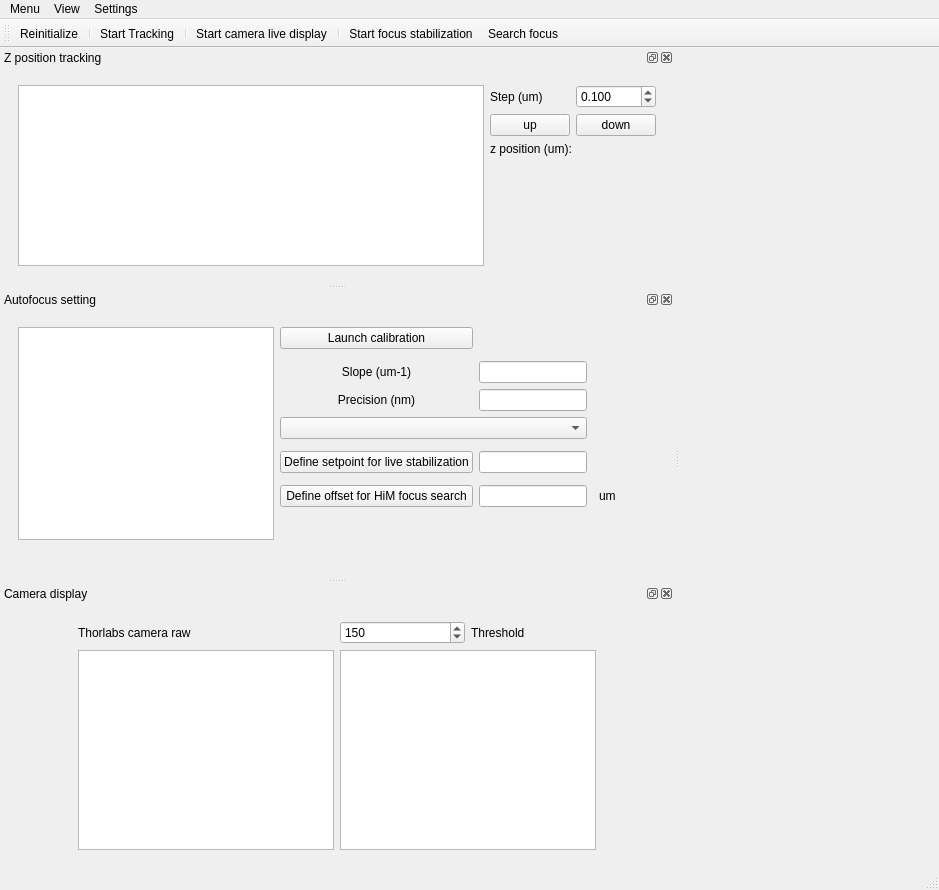
<?xml version="1.0" encoding="UTF-8"?>
<ui version="4.0">
 <class>MainWindow</class>
 <widget class="QMainWindow" name="MainWindow">
  <property name="geometry">
   <rect>
    <x>0</x>
    <y>0</y>
    <width>939</width>
    <height>890</height>
   </rect>
  </property>
  <property name="windowTitle">
   <string>MainWindow</string>
  </property>
  <widget class="QWidget" name="centralwidget">
   <layout class="QGridLayout" name="gridLayout"/>
  </widget>
  <widget class="QMenuBar" name="menubar">
   <property name="geometry">
    <rect>
     <x>0</x>
     <y>0</y>
     <width>939</width>
     <height>20</height>
    </rect>
   </property>
   <widget class="QMenu" name="menuMenu">
    <property name="title">
     <string>Menu</string>
    </property>
    <addaction name="close_MenuAction"/>
   </widget>
   <widget class="QMenu" name="menuView">
    <property name="title">
     <string>View</string>
    </property>
    <addaction name="focus_dockwidget_view_Action"/>
    <addaction name="Autofocus-dockwidget_view_Action"/>
    <addaction name="Camera_live_dockwidget_view_Action"/>
   </widget>
   <widget class="QMenu" name="menuSettings">
    <property name="title">
     <string>Settings</string>
    </property>
    <addaction name="pid_settings_Action"/>
    <addaction name="offset_settings_Action"/>
   </widget>
   <addaction name="menuMenu"/>
   <addaction name="menuView"/>
   <addaction name="menuSettings"/>
  </widget>
  <widget class="QStatusBar" name="statusbar"/>
  <widget class="QDockWidget" name="timetrace_DockWidget">
   <property name="autoFillBackground">
    <bool>false</bool>
   </property>
   <property name="windowTitle">
    <string>Z position tracking</string>
   </property>
   <attribute name="dockWidgetArea">
    <number>1</number>
   </attribute>
   <widget class="QWidget" name="dockWidgetContents_2">
    <layout class="QGridLayout" name="gridLayout_2">
     <item row="0" column="0">
      <widget class="QWidget" name="widget" native="true">
       <property name="autoFillBackground">
        <bool>true</bool>
       </property>
       <layout class="QGridLayout" name="gridLayout_6">
        <item row="0" column="2">
         <widget class="QDoubleSpinBox" name="step_doubleSpinBox">
          <property name="decimals">
           <number>3</number>
          </property>
          <property name="maximum">
           <double>10.000000000000000</double>
          </property>
          <property name="singleStep">
           <double>0.100000000000000</double>
          </property>
          <property name="value">
           <double>0.100000000000000</double>
          </property>
         </widget>
        </item>
        <item row="1" column="1">
         <widget class="QPushButton" name="move_up_PushButton">
          <property name="sizePolicy">
           <sizepolicy hsizetype="Preferred" vsizetype="Fixed">
            <horstretch>0</horstretch>
            <verstretch>0</verstretch>
           </sizepolicy>
          </property>
          <property name="text">
           <string>up</string>
          </property>
          <property name="autoRepeat">
           <bool>true</bool>
          </property>
         </widget>
        </item>
        <item row="2" column="1" colspan="2">
         <widget class="QLabel" name="position_Label">
          <property name="text">
           <string>z position (um):</string>
          </property>
         </widget>
        </item>
        <item row="1" column="2">
         <widget class="QPushButton" name="move_down_PushButton">
          <property name="sizePolicy">
           <sizepolicy hsizetype="Preferred" vsizetype="Fixed">
            <horstretch>0</horstretch>
            <verstretch>0</verstretch>
           </sizepolicy>
          </property>
          <property name="text">
           <string>down</string>
          </property>
          <property name="autoRepeat">
           <bool>true</bool>
          </property>
         </widget>
        </item>
        <item row="0" column="1">
         <widget class="QLabel" name="label_2">
          <property name="text">
           <string>Step (um)</string>
          </property>
         </widget>
        </item>
        <item row="3" column="1">
         <spacer name="verticalSpacer">
          <property name="orientation">
           <enum>Qt::Vertical</enum>
          </property>
          <property name="sizeHint" stdset="0">
           <size>
            <width>20</width>
            <height>40</height>
           </size>
          </property>
         </spacer>
        </item>
        <item row="0" column="0" rowspan="4">
         <widget class="PlotWidget" name="timetrace_PlotWidget"/>
        </item>
       </layout>
      </widget>
     </item>
    </layout>
   </widget>
  </widget>
  <widget class="QDockWidget" name="Autofocus_dockWidget">
   <property name="windowTitle">
    <string>Autofocus setting</string>
   </property>
   <attribute name="dockWidgetArea">
    <number>1</number>
   </attribute>
   <widget class="QWidget" name="dockWidgetContents_3">
    <layout class="QGridLayout" name="gridLayout_4">
     <item row="1" column="0">
      <widget class="QWidget" name="widget_2" native="true">
       <property name="autoFillBackground">
        <bool>true</bool>
       </property>
       <layout class="QGridLayout" name="gridLayout_7">
        <item row="8" column="3">
         <widget class="QPushButton" name="find_offset_PushButton">
          <property name="text">
           <string>Define offset for HiM focus search</string>
          </property>
         </widget>
        </item>
        <item row="0" column="3">
         <widget class="QPushButton" name="calibration_PushButton">
          <property name="text">
           <string>Launch calibration</string>
          </property>
          <property name="checkable">
           <bool>true</bool>
          </property>
         </widget>
        </item>
        <item row="6" column="3">
         <widget class="QPushButton" name="setpoint_PushButton">
          <property name="text">
           <string>Define setpoint for live stabilization</string>
          </property>
         </widget>
        </item>
        <item row="8" column="7">
         <spacer name="horizontalSpacer_6">
          <property name="orientation">
           <enum>Qt::Horizontal</enum>
          </property>
          <property name="sizeHint" stdset="0">
           <size>
            <width>40</width>
            <height>20</height>
           </size>
          </property>
         </spacer>
        </item>
        <item row="8" column="6">
         <widget class="QLabel" name="offset_unit_label">
          <property name="text">
           <string>um</string>
          </property>
         </widget>
        </item>
        <item row="6" column="4">
         <widget class="QLineEdit" name="setpoint_lineEdit"/>
        </item>
        <item row="2" column="4">
         <widget class="QLineEdit" name="slope_lineEdit"/>
        </item>
        <item row="3" column="4">
         <widget class="QLineEdit" name="precision_lineEdit"/>
        </item>
        <item row="10" column="0">
         <spacer name="horizontalSpacer_5">
          <property name="orientation">
           <enum>Qt::Horizontal</enum>
          </property>
          <property name="sizeHint" stdset="0">
           <size>
            <width>40</width>
            <height>20</height>
           </size>
          </property>
         </spacer>
        </item>
        <item row="3" column="3">
         <widget class="QLabel" name="label_3">
          <property name="text">
           <string>Precision (nm)</string>
          </property>
          <property name="alignment">
           <set>Qt::AlignCenter</set>
          </property>
         </widget>
        </item>
        <item row="0" column="0" rowspan="10" colspan="3">
         <widget class="PlotWidget" name="calibration_PlotWidget">
          <property name="dragMode">
           <enum>QGraphicsView::ScrollHandDrag</enum>
          </property>
         </widget>
        </item>
        <item row="2" column="3">
         <widget class="QLabel" name="slope_Label">
          <property name="text">
           <string>Slope (um-1)</string>
          </property>
          <property name="alignment">
           <set>Qt::AlignCenter</set>
          </property>
         </widget>
        </item>
        <item row="4" column="3" colspan="2">
         <widget class="QComboBox" name="select_experiment_ComboBox"/>
        </item>
        <item row="10" column="2">
         <spacer name="horizontalSpacer_7">
          <property name="orientation">
           <enum>Qt::Horizontal</enum>
          </property>
          <property name="sizeHint" stdset="0">
           <size>
            <width>40</width>
            <height>20</height>
           </size>
          </property>
         </spacer>
        </item>
        <item row="9" column="3" colspan="4">
         <spacer name="verticalSpacer_2">
          <property name="orientation">
           <enum>Qt::Vertical</enum>
          </property>
          <property name="sizeHint" stdset="0">
           <size>
            <width>20</width>
            <height>40</height>
           </size>
          </property>
         </spacer>
        </item>
        <item row="8" column="4">
         <widget class="QLineEdit" name="offset_lineEdit"/>
        </item>
        <item row="10" column="1">
         <spacer name="horizontalSpacer_2">
          <property name="orientation">
           <enum>Qt::Horizontal</enum>
          </property>
          <property name="sizeHint" stdset="0">
           <size>
            <width>40</width>
            <height>20</height>
           </size>
          </property>
         </spacer>
        </item>
       </layout>
      </widget>
     </item>
    </layout>
   </widget>
  </widget>
  <widget class="QDockWidget" name="im_display_dockWidget">
   <property name="windowTitle">
    <string>Camera display</string>
   </property>
   <attribute name="dockWidgetArea">
    <number>1</number>
   </attribute>
   <widget class="QWidget" name="dockWidgetContents_4">
    <layout class="QGridLayout" name="gridLayout_5">
     <item row="1" column="0">
      <widget class="QWidget" name="widget_3" native="true">
       <property name="autoFillBackground">
        <bool>true</bool>
       </property>
       <layout class="QGridLayout" name="gridLayout_3">
        <item row="2" column="0">
         <spacer name="horizontalSpacer_3">
          <property name="orientation">
           <enum>Qt::Horizontal</enum>
          </property>
          <property name="sizeHint" stdset="0">
           <size>
            <width>40</width>
            <height>20</height>
           </size>
          </property>
         </spacer>
        </item>
        <item row="2" column="2">
         <widget class="PlotWidget" name="threshold_image_PlotWidget">
          <property name="sizePolicy">
           <sizepolicy hsizetype="Expanding" vsizetype="Expanding">
            <horstretch>0</horstretch>
            <verstretch>0</verstretch>
           </sizepolicy>
          </property>
          <property name="minimumSize">
           <size>
            <width>200</width>
            <height>200</height>
           </size>
          </property>
          <property name="maximumSize">
           <size>
            <width>300</width>
            <height>300</height>
           </size>
          </property>
          <property name="transformationAnchor">
           <enum>QGraphicsView::AnchorUnderMouse</enum>
          </property>
         </widget>
        </item>
        <item row="1" column="1">
         <widget class="QLabel" name="live_label">
          <property name="text">
           <string>Thorlabs camera raw</string>
          </property>
         </widget>
        </item>
        <item row="1" column="2">
         <layout class="QHBoxLayout" name="horizontalLayout">
          <item>
           <widget class="QSpinBox" name="threshold_SpinBox">
            <property name="minimum">
             <number>0</number>
            </property>
            <property name="maximum">
             <number>254</number>
            </property>
            <property name="value">
             <number>150</number>
            </property>
           </widget>
          </item>
          <item>
           <widget class="QLabel" name="threshold_label">
            <property name="text">
             <string>Threshold</string>
            </property>
           </widget>
          </item>
         </layout>
        </item>
        <item row="2" column="1">
         <widget class="PlotWidget" name="raw_image_PlotWidget">
          <property name="sizePolicy">
           <sizepolicy hsizetype="Expanding" vsizetype="Expanding">
            <horstretch>0</horstretch>
            <verstretch>0</verstretch>
           </sizepolicy>
          </property>
          <property name="minimumSize">
           <size>
            <width>200</width>
            <height>200</height>
           </size>
          </property>
          <property name="maximumSize">
           <size>
            <width>300</width>
            <height>300</height>
           </size>
          </property>
          <property name="transformationAnchor">
           <enum>QGraphicsView::AnchorUnderMouse</enum>
          </property>
         </widget>
        </item>
        <item row="2" column="3">
         <spacer name="horizontalSpacer_4">
          <property name="orientation">
           <enum>Qt::Horizontal</enum>
          </property>
          <property name="sizeHint" stdset="0">
           <size>
            <width>40</width>
            <height>20</height>
           </size>
          </property>
         </spacer>
        </item>
       </layout>
      </widget>
     </item>
    </layout>
   </widget>
  </widget>
  <widget class="QToolBar" name="Autofocus_toolBar">
   <property name="windowTitle">
    <string>toolBar</string>
   </property>
   <attribute name="toolBarArea">
    <enum>TopToolBarArea</enum>
   </attribute>
   <attribute name="toolBarBreak">
    <bool>false</bool>
   </attribute>
   <addaction name="piezo_init_Action"/>
   <addaction name="separator"/>
   <addaction name="tracking_Action"/>
   <addaction name="separator"/>
   <addaction name="start_live_Action"/>
   <addaction name="separator"/>
   <addaction name="autofocus_Action"/>
   <addaction name="search_focus_Action"/>
  </widget>
  <action name="close_MenuAction">
   <property name="text">
    <string>Close</string>
   </property>
  </action>
  <action name="pid_settings_Action">
   <property name="text">
    <string>PID settings</string>
   </property>
  </action>
  <action name="offset_settings_Action">
   <property name="text">
    <string>Offset settings</string>
   </property>
  </action>
  <action name="piezo_init_Action">
   <property name="checked">
    <bool>false</bool>
   </property>
   <property name="text">
    <string>Reinitialize</string>
   </property>
   <property name="toolTip">
    <string>Initialize the piezo position</string>
   </property>
  </action>
  <action name="tracking_Action">
   <property name="text">
    <string>Start Tracking</string>
   </property>
   <property name="toolTip">
    <string>Launch live position tracking of the piezo position</string>
   </property>
  </action>
  <action name="start_live_Action">
   <property name="text">
    <string>Start camera live display</string>
   </property>
   <property name="toolTip">
    <string>Start camera live display</string>
   </property>
  </action>
  <action name="autofocus_Action">
   <property name="text">
    <string>Start focus stabilization</string>
   </property>
   <property name="toolTip">
    <string>Launch the live focus stabilitation using the setpoint value as reference</string>
   </property>
  </action>
  <action name="search_focus_Action">
   <property name="text">
    <string>Search focus</string>
   </property>
   <property name="toolTip">
    <string>Look for the focus position based on the selected offset setpoint</string>
   </property>
  </action>
  <action name="focus_dockwidget_view_Action">
   <property name="checkable">
    <bool>true</bool>
   </property>
   <property name="text">
    <string>Piezo position</string>
   </property>
   <property name="toolTip">
    <string>Manual focus</string>
   </property>
  </action>
  <action name="Autofocus-dockwidget_view_Action">
   <property name="checkable">
    <bool>true</bool>
   </property>
   <property name="text">
    <string>Autofocus settings</string>
   </property>
   <property name="toolTip">
    <string>Autofocus settings</string>
   </property>
  </action>
  <action name="Camera_live_dockwidget_view_Action">
   <property name="checkable">
    <bool>true</bool>
   </property>
   <property name="text">
    <string>Camera display</string>
   </property>
   <property name="toolTip">
    <string>Camera display</string>
   </property>
  </action>
 </widget>
 <customwidgets>
  <customwidget>
   <class>PlotWidget</class>
   <extends>QGraphicsView</extends>
   <header>pyqtgraph</header>
  </customwidget>
 </customwidgets>
 <resources/>
 <connections>
  <connection>
   <sender>Autofocus-dockwidget_view_Action</sender>
   <signal>triggered(bool)</signal>
   <receiver>Autofocus_dockWidget</receiver>
   <slot>setVisible(bool)</slot>
   <hints>
    <hint type="sourcelabel">
     <x>-1</x>
     <y>-1</y>
    </hint>
    <hint type="destinationlabel">
     <x>384</x>
     <y>396</y>
    </hint>
   </hints>
  </connection>
  <connection>
   <sender>Autofocus_dockWidget</sender>
   <signal>visibilityChanged(bool)</signal>
   <receiver>Autofocus-dockwidget_view_Action</receiver>
   <slot>setChecked(bool)</slot>
   <hints>
    <hint type="sourcelabel">
     <x>384</x>
     <y>396</y>
    </hint>
    <hint type="destinationlabel">
     <x>-1</x>
     <y>-1</y>
    </hint>
   </hints>
  </connection>
  <connection>
   <sender>Camera_live_dockwidget_view_Action</sender>
   <signal>triggered(bool)</signal>
   <receiver>im_display_dockWidget</receiver>
   <slot>setVisible(bool)</slot>
   <hints>
    <hint type="sourcelabel">
     <x>-1</x>
     <y>-1</y>
    </hint>
    <hint type="destinationlabel">
     <x>384</x>
     <y>690</y>
    </hint>
   </hints>
  </connection>
  <connection>
   <sender>im_display_dockWidget</sender>
   <signal>visibilityChanged(bool)</signal>
   <receiver>Camera_live_dockwidget_view_Action</receiver>
   <slot>setChecked(bool)</slot>
   <hints>
    <hint type="sourcelabel">
     <x>384</x>
     <y>690</y>
    </hint>
    <hint type="destinationlabel">
     <x>-1</x>
     <y>-1</y>
    </hint>
   </hints>
  </connection>
  <connection>
   <sender>focus_dockwidget_view_Action</sender>
   <signal>triggered(bool)</signal>
   <receiver>timetrace_DockWidget</receiver>
   <slot>setVisible(bool)</slot>
   <hints>
    <hint type="sourcelabel">
     <x>-1</x>
     <y>-1</y>
    </hint>
    <hint type="destinationlabel">
     <x>384</x>
     <y>148</y>
    </hint>
   </hints>
  </connection>
  <connection>
   <sender>timetrace_DockWidget</sender>
   <signal>visibilityChanged(bool)</signal>
   <receiver>focus_dockwidget_view_Action</receiver>
   <slot>setChecked(bool)</slot>
   <hints>
    <hint type="sourcelabel">
     <x>384</x>
     <y>148</y>
    </hint>
    <hint type="destinationlabel">
     <x>-1</x>
     <y>-1</y>
    </hint>
   </hints>
  </connection>
 </connections>
</ui>
